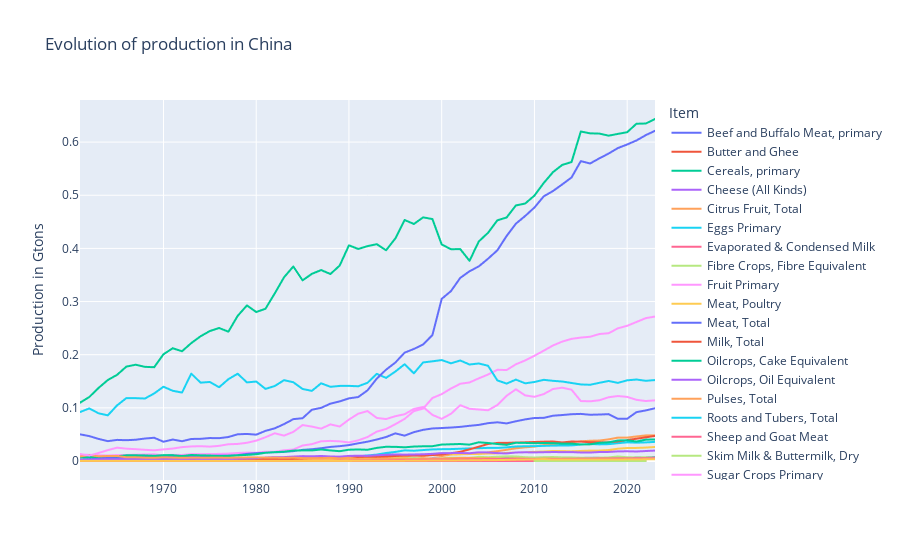

The notebook cell this image was saved under:
### Code cell
# --- Data prep ---
china_prod = get_country_production_items(df_prod, "China")

# --- Plotting ---
px.line(data_frame=china_prod, 
       x="Year",
       y="Value",
       color="Item",
       title="Evolution of production in China",
       labels={"Year":"","Value":"Production in Gtons"})
